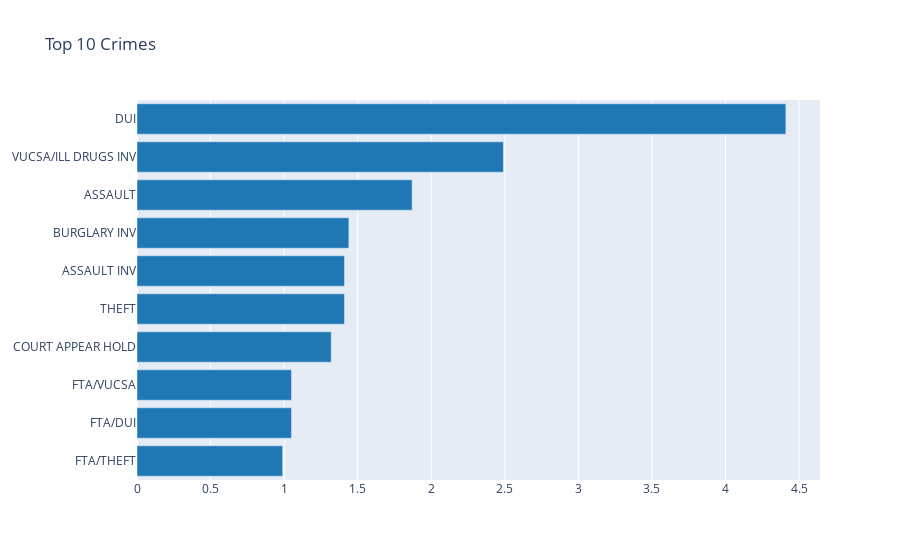

Notebook code for this chart:
### Markdown cell above
*There is a slight fall in the number of crimes between 12:00 AM to 5:00 AM because most people are inactive during this period. However, the number of offenses increases significantly from 6:00 AM till 10:00 AM being the highest and again moderately declining for the rest of the hours.*

# 4. The most frequent ones?

### Code cell
top_charges = kc_df['Charge'].value_counts(normalize=True).mul(100).round(2).sort_values().tail(10)
data = go.Bar(x=top_charges.values,y=top_charges.index,orientation='h',marker_color='rgb(31,120,180)')
layout = go.Layout(title='Top 10 Crimes')
plotly.offline.iplot({'data':data,'layout':layout})

### Figure 1 — Plotly figure (JSON) as saved in the notebook; plotly's stock layout.template omitted (floating-point values rounded to 4 significant figures)
{"data": [{"marker": {"color": "rgb(31,120,180)"}, "orientation": "h", "type": "bar", "x": [0.99, 1.05, 1.05, 1.32, 1.41, 1.41, 1.44, 1.87, 2.49, 4.41], "y": ["FTA/THEFT", "FTA/DUI", "FTA/VUCSA", "COURT APPEAR HOLD", "THEFT", "ASSAULT INV", "BURGLARY INV", "ASSAULT", "VUCSA/ILL DRUGS INV", "DUI"]}], "layout": {"title": {"text": "Top 10 Crimes"}}}
